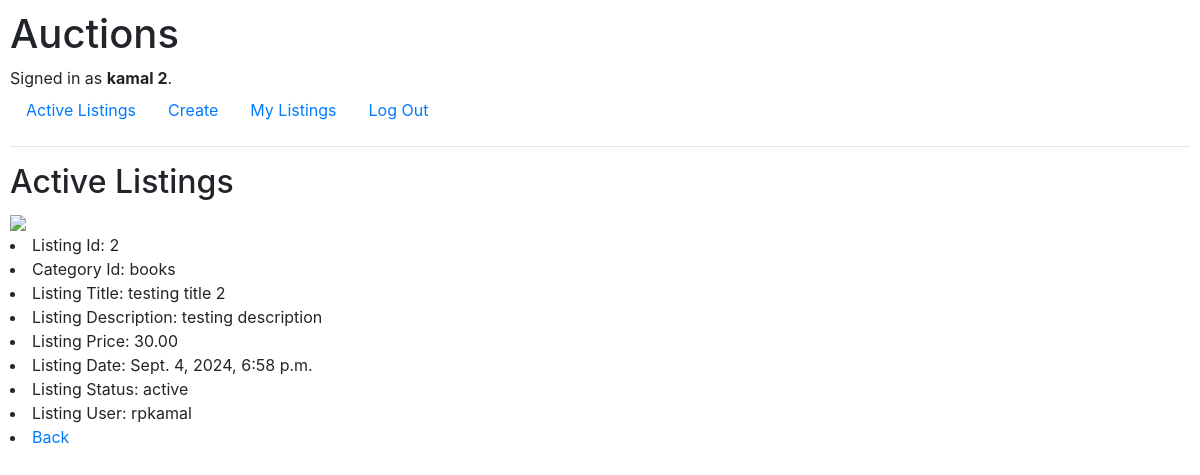
The app's page /2 (signed in) with its own data.
### auctions/models.py (models this page shows, shortened)
class Users(AbstractUser):
    pass

class Listings(models.Model):
    STATUS_CHOICES = [
        ('active', 'Active'),
        ('draft', 'Draft'),
        ('closed', 'Closed'),
        ('deleted', 'Deleted'),
    ]
    id = models.IntegerField(primary_key=True)
    category_id = models.ForeignKey(Categories, null=False, on_delete=models.CASCADE)
    title = models.CharField(max_length=225, unique=True, null=False)
    description = models.TextField(null=False)
    listing_price = models.DecimalField(max_digits=5, decimal_places=2, null=False)
    datetime_added = models.DateTimeField(default= dt.now, editable=False) #or use auto_now_add=True for default dt
    added_by_user_id = models.ForeignKey(Users, null=False, on_delete=models.CASCADE)
    status = models.CharField(max_length=8, choices=STATUS_CHOICES, default= 'active')
    class Meta:
        pass

class Categories(models.Model):
    category = models.CharField(max_length=32, unique=True, null=False)
    def __str__(self):
        return f"{self.category}"

### auctions/views.py (the view)
# urls.py: path("<int:listing_id>", views.listing_view, name="listing_view"),
def listing_view(request, listing_id):
    print(listing_id)
    try:
        listing = Listings.objects.get(id = listing_id)
        image = Images.objects.get(listing_id = listing)
        return render(request, "auctions/listing_view.html", {
            "listing": listing,
            "image": image.image
            })
    except Listings.DoesNotExist:
        return render(request, "auctions/listing_view.html", {
                "message": "Listing not found!"
            })

### auctions/templates/auctions/listing_view.html
{% extends "auctions/layout.html" %}
{% block body %}
<div>
    <h2>Active Listings</h2>
    <img src="{{ image.url}}" width="100">
    <li>Listing Id: {{ listing.id }}</li>
    <li>Category Id: {{ listing.category_id }}</li>
    <li>Listing Title: {{ listing.title }}</li>
    <li>Listing Description: {{ listing.description }}</li>
    <li>Listing Price: {{ listing.listing_price }}</li>
    <li>Listing Date: {{ listing.datetime_added }}</li>
    <li>Listing Status: {{ listing.status }}</li>
    <li>Listing User: {{ listing.added_by_user_id }}{{ user }}</li>
    {% if user.is_authenticated and listing.added_by_user_id == user %}
    <li><a href="{% url 'auctions:listing_edit' listing.id %}">Edit</a></li>
    <li><a href="{% url 'auctions:index' %}">Back</a></li>
    {% else %}
        <li><a href="{% url 'auctions:index' %}">Back</a></li>
    {% endif %}
</div>
{% endblock %}

### auctions/templates/auctions/layout.html (shortened to what this page needs)
{% load static %}
<!DOCTYPE html>
<html lang="en">
    <head>
        <link rel="stylesheet" href="https://stackpath.bootstrapcdn.com/bootstrap/4.4.1/css/bootstrap.min.css">
        <link href="{% static 'auctions/styles.css' %}" rel="stylesheet">
    </head>
    <body>
        <h1>Auctions</h1>
        <div>
            {% if user.is_authenticated %}
                Signed in as <strong>{{ user.username }} {{ user.id }}</strong>.
            {% else %}
                Not signed in.
            {% endif %}
        </div>
        <ul class="nav">
            <li class="nav-item">
                <a class="nav-link" href="{% url 'auctions:index' %}">Active Listings</a>
            </li>
            {% if user.is_authenticated %}
            <li class="nav-item">
                <a class="nav-link" href="{% url 'auctions:listing_new' %}">Create</a>
            </li>
            <li class="nav-item">
                    <a class="nav-link" href="{% url 'auctions:my_listings' %}">My Listings</a>
                </li>
                <li class="nav-item">
                    <a class="nav-link" href="{% url 'auctions:logout' %}">Log Out</a>
                </li>
            {% endif %}
        </ul>
        <hr>
        {% block body %}
        {% endblock %}
    </body>
</html>

### auctions/static/auctions/styles.css (style rules this page uses)
body { padding: 10px; }

### records on screen
Users: username "kamal", id "2"
Listings: id "2", category_id "books", title "testing title 2", description "testing description", listing_price "30.00", datetime_added "Sept. 4, 2024, 6:58 p.m.", status "active", added_by_user_id "rp"
